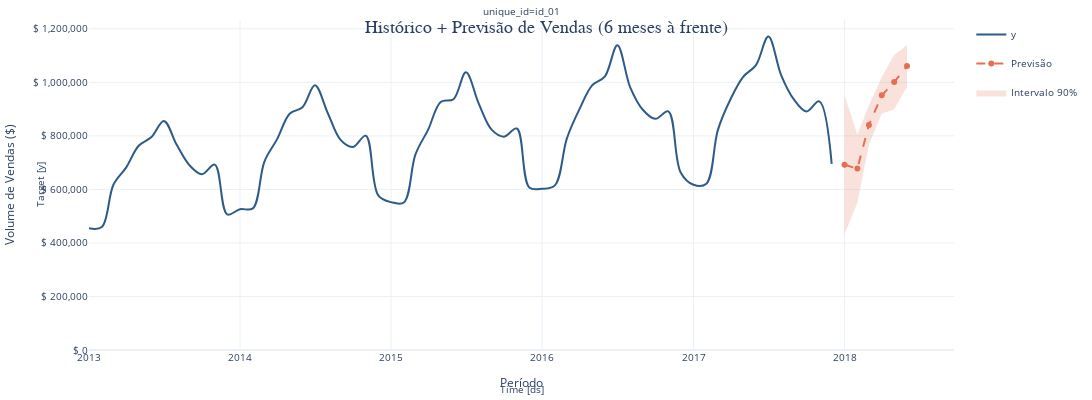

Source (notebook cell):
### Code cell
from utilsforecast.plotting import plot_series
import plotly.graph_objects as go

model_col = 'CatBoostRegressor'

# 1. Gráfico do histórico
fig = plot_series(
    df_grouped,
    engine='plotly',
    palette='Set2',
)

# Estilo da série histórica
fig.data[0].line.color = '#2E5A88'
fig.data[0].line.width = 2
fig.data[0].line.shape = 'spline'

# 2. Adicionar linha de previsão futura
fig.add_trace(
    go.Scatter(
        x=future_forecast['ds'],
        y=future_forecast[model_col],
        mode='lines+markers',
        name='Previsão',
        line=dict(color='#E76F51', width=2, dash='dash'),
        marker=dict(size=6),
    )
)

# 3. (Opcional) Intervalos de previsão
fig.add_trace(
    go.Scatter(
        x=future_forecast['ds'],
        y=future_forecast[f'{model_col}-hi-90'],
        mode='lines',
        line=dict(width=0),
        showlegend=False,
        hoverinfo='skip'
    )
)

fig.add_trace(
    go.Scatter(
        x=future_forecast['ds'],
        y=future_forecast[f'{model_col}-lo-90'],
        mode='lines',
        line=dict(width=0),
        fill='tonexty',
        fillcolor='rgba(231,111,81,0.2)',
        name='Intervalo 90%',
        hoverinfo='skip'
    )
)

# 4. Layout e estilo
fig.update_layout(
    title={
        'text': 'Histórico + Previsão de Vendas (6 meses à frente)',
        'x': 0.5,
        'y': 0.95,
        'font': {'size': 18, 'family': 'Arial'}
    },
    yaxis_title='Volume de Vendas ($)',
    xaxis_title='Período',
    yaxis_tickformat=',.0f',
    yaxis_tickprefix='$ ',
    yaxis=dict(rangemode='tozero'),
    hovermode='x unified',
    plot_bgcolor='white',
    width=1200,
    height=400,
    showlegend=True
)

# 5. Hover customizado
fig.update_traces(
    hovertemplate='<b>Data:</b> %{x}<br>' +
                  '<b>Valor:</b> $ %{y:,.0f}<br>' +
                  '<extra></extra>'
)

fig.show()

### Figure 1 — Plotly figure (JSON) as saved in the notebook; plotly's stock layout.template omitted (floating-point values rounded to 4 significant figures)
{"data": [{"hovertemplate": "<b>Data:</b> %{x}<br><b>Valor:</b> $ %{y:,.0f}<br><extra></extra>", "legendgroup": "y", "line": {"color": "#2E5A88", "shape": "spline", "width": 2}, "mode": "lines", "name": "y", "showlegend": true, "type": "scatter", "x": ["2013-01-01T00:00:00.000000000", "2013-02-01T00:00:00.000000000", "2013-03-01T00:00:00.000000000", "2013-04-01T00:00:00.000000000", "2013-05-01T00:00:00.000000000", "2013-06-01T00:00:00.000000000", "2013-07-01T00:00:00.000000000", "2013-08-01T00:00:00.000000000", "2013-09-01T00:00:00.000000000", "2013-10-01T00:00:00.000000000", "2013-11-01T00:00:00.000000000", "2013-12-01T00:00:00.000000000", "2014-01-01T00:00:00.000000000", "2014-02-01T00:00:00.000000000", "2014-03-01T00:00:00.000000000", "2014-04-01T00:00:00.000000000", "2014-05-01T00:00:00.000000000", "2014-06-01T00:00:00.000000000", "2014-07-01T00:00:00.000000000", "2014-08-01T00:00:00.000000000", "2014-09-01T00:00:00.000000000", "2014-10-01T00:00:00.000000000", "2014-11-01T00:00:00.000000000", "2014-12-01T00:00:00.000000000", "2015-01-01T00:00:00.000000000", "2015-02-01T00:00:00.000000000", "2015-03-01T00:00:00.000000000", "2015-04-01T00:00:00.000000000", "2015-05-01T00:00:00.000000000", "2015-06-01T00:00:00.000000000", "2015-07-01T00:00:00.000000000", "2015-08-01T00:00:00.000000000", "2015-09-01T00:00:00.000000000", "2015-10-01T00:00:00.000000000", "2015-11-01T00:00:00.000000000", "2015-12-01T00:00:00.000000000", "2016-01-01T00:00:00.000000000", "2016-02-01T00:00:00.000000000", "2016-03-01T00:00:00.000000000", "2016-04-01T00:00:00.000000000", "2016-05-01T00:00:00.000000000", "2016-06-01T00:00:00.000000000", "2016-07-01T00:00:00.000000000", "2016-08-01T00:00:00.000000000", "2016-09-01T00:00:00.000000000", "2016-10-01T00:00:00.000000000", "2016-11-01T00:00:00.000000000", "2016-12-01T00:00:00.000000000", "2017-01-01T00:00:00.000000000", "2017-02-01T00:00:00.000000000", "2017-03-01T00:00:00.000000000", "2017-04-01T00:00:00.000000000", "2017-05-01T00:00:00.000000000", "2017-06-01T00:00:00.000000000", "2017-07-01T00:00:00.000000000", "2017-08-01T00:00:00.000000000", "2017-09-01T00:00:00.000000000", "2017-10-01T00:00:00.000000000", "2017-11-01T00:00:00.000000000", "2017-12-01T00:00:00.000000000"], "xaxis": "x", "y": [454904, 459417, 617382, 682274, 763242, 795597, 855922, 766761, 689907, 656587, 692643, 506607, 525987, 529117, 704301, 788914, 882877, 906842, 989010, 885596, 785124, 758883, 800783, 578048, 552513, 551317, 730951, 824467, 926902, 937184, 1037350, 920401, 823332, 797253, 827645, 607572, 602439, 614957, 790881, 901950, 988730, 1022664, 1138718, 981494, 896831, 863637, 891448, 663411, 617306, 621369, 822667, 938862, 1020686, 1064624, 1171393, 1026403, 935263, 891160, 928837, 695170], "yaxis": "y"}, {"hovertemplate": "<b>Data:</b> %{x}<br><b>Valor:</b> $ %{y:,.0f}<br><extra></extra>", "line": {"color": "#E76F51", "dash": "dash", "width": 2}, "marker": {"size": 6}, "mode": "lines+markers", "name": "Previsão", "type": "scatter", "x": ["2018-01-01T00:00:00.000000000", "2018-02-01T00:00:00.000000000", "2018-03-01T00:00:00.000000000", "2018-04-01T00:00:00.000000000", "2018-05-01T00:00:00.000000000", "2018-06-01T00:00:00.000000000"], "y": [691900.0, 677800.0, 840900.0, 951600.0, 1001000.0, 1061000.0]}, {"hoverinfo": "skip", "hovertemplate": "<b>Data:</b> %{x}<br><b>Valor:</b> $ %{y:,.0f}<br><extra></extra>", "line": {"width": 0}, "mode": "lines", "showlegend": false, "type": "scatter", "x": ["2018-01-01T00:00:00.000000000", "2018-02-01T00:00:00.000000000", "2018-03-01T00:00:00.000000000", "2018-04-01T00:00:00.000000000", "2018-05-01T00:00:00.000000000", "2018-06-01T00:00:00.000000000"], "y": [951700.0, 805000.0, 914900.0, 1020000.0, 1102000.0, 1139000.0]}, {"fill": "tonexty", "fillcolor": "rgba(231,111,81,0.2)", "hoverinfo": "skip", "hovertemplate": "<b>Data:</b> %{x}<br><b>Valor:</b> $ %{y:,.0f}<br><extra></extra>", "line": {"width": 0}, "mode": "lines", "name": "Intervalo 90%", "type": "scatter", "x": ["2018-01-01T00:00:00.000000000", "2018-02-01T00:00:00.000000000", "2018-03-01T00:00:00.000000000", "2018-04-01T00:00:00.000000000", "2018-05-01T00:00:00.000000000", "2018-06-01T00:00:00.000000000"], "y": [432200.0, 550600.0, 767000.0, 882600.0, 899800.0, 982500.0]}], "layout": {"annotations": [{"font": {"size": 10}, "showarrow": false, "text": "unique_id=id_01", "x": 0.5, "xanchor": "center", "xref": "paper", "y": 1, "yanchor": "bottom", "yref": "paper"}, {"font": {"size": 10}, "showarrow": false, "text": "Time [ds]", "x": 0.5, "xanchor": "center", "xref": "paper", "y": 0, "yanchor": "top", "yref": "paper", "yshift": -30}, {"font": {"size": 10}, "showarrow": false, "text": "Target [y]", "textangle": -90, "x": 0, "xanchor": "right", "xref": "paper", "xshift": -40, "y": 0.5, "yanchor": "middle", "yref": "paper"}], "autosize": true, "font": {"size": 10}, "height": 400, "hovermode": "x unified", "margin": {"b": 50, "l": 60, "r": 10, "t": 20}, "plot_bgcolor": "white", "showlegend": true, "title": {"font": {"family": "Arial", "size": 18}, "text": "Histórico + Previsão de Vendas (6 meses à frente)", "x": 0.5, "y": 0.95}, "width": 1200, "xaxis": {"anchor": "y", "domain": [0, 1], "showticklabels": true, "title": {"text": "Período"}, "visible": true}, "yaxis": {"anchor": "x", "domain": [0, 1], "rangemode": "tozero", "tickformat": ",.0f", "tickprefix": "$ ", "title": {"text": "Volume de Vendas ($)"}}}}
